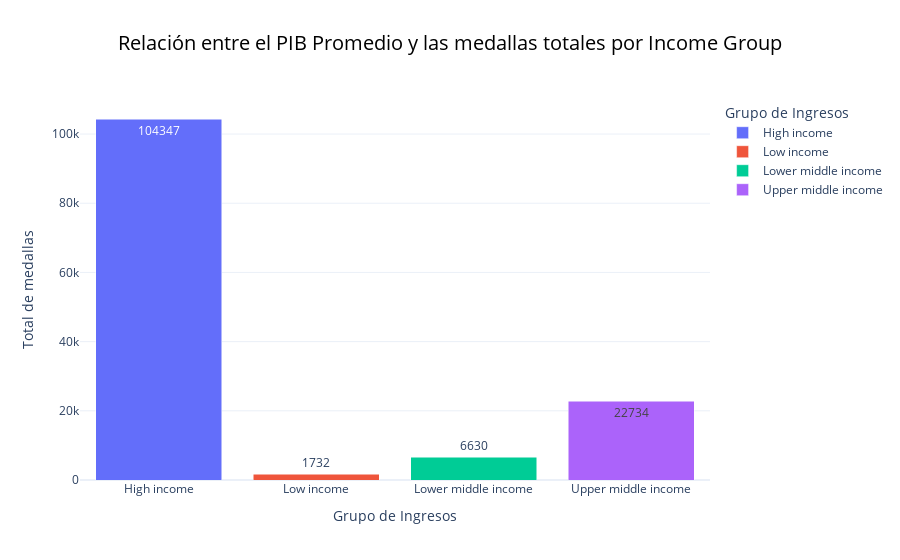

The cell this chart's notebook holds for it:
### Markdown cell above
Queremos analizar cómo el PIB afecta al rendimiento en los Juegos Olímpicos, análizando si los países con mayores PIB obtienen más medallas

### Code cell
pib_medallas = final_dataset_cleaned.groupby('Income Group', as_index=False).agg({
    'GDP': 'mean',
    'Medal': 'count'
}).rename(columns={'Medal': 'Total de medallas', 'GDP': 'Promedio PIB'})    #PIB y medallas

fig = px.bar(
    pib_medallas,
    x='Income Group',
    y='Total de medallas',
    color='Income Group',
    title='Relación entre el PIB Promedio y las medallas totales por Income Group',
    text='Total de medallas',
    barmode='stack',
    template='plotly_white'
)

fig.update_layout(
    title=dict(font=dict(size=20, color='black'), x=0.5),
    xaxis=dict(title='Grupo de Ingresos', titlefont=dict(size=14)),
    yaxis=dict(title='Total de medallas', titlefont=dict(size=14)),
    legend_title_text='Grupo de Ingresos'
)

fig.show()

### Figure 1 — Plotly figure (JSON) as saved in the notebook; plotly's stock layout.template omitted (floating-point values rounded to 4 significant figures)
{"data": [{"alignmentgroup": "True", "hovertemplate": "Income Group=%{x}<br>Total de medallas=%{text}<extra></extra>", "legendgroup": "High income", "marker": {"color": "#636efa", "pattern": {"shape": ""}}, "name": "High income", "offsetgroup": "High income", "orientation": "v", "showlegend": true, "text": [104347], "textposition": "auto", "type": "bar", "x": ["High income"], "xaxis": "x", "y": [104347], "yaxis": "y"}, {"alignmentgroup": "True", "hovertemplate": "Income Group=%{x}<br>Total de medallas=%{text}<extra></extra>", "legendgroup": "Low income", "marker": {"color": "#EF553B", "pattern": {"shape": ""}}, "name": "Low income", "offsetgroup": "Low income", "orientation": "v", "showlegend": true, "text": [1732], "textposition": "auto", "type": "bar", "x": ["Low income"], "xaxis": "x", "y": [1732], "yaxis": "y"}, {"alignmentgroup": "True", "hovertemplate": "Income Group=%{x}<br>Total de medallas=%{text}<extra></extra>", "legendgroup": "Lower middle income", "marker": {"color": "#00cc96", "pattern": {"shape": ""}}, "name": "Lower middle income", "offsetgroup": "Lower middle income", "orientation": "v", "showlegend": true, "text": [6630], "textposition": "auto", "type": "bar", "x": ["Lower middle income"], "xaxis": "x", "y": [6630], "yaxis": "y"}, {"alignmentgroup": "True", "hovertemplate": "Income Group=%{x}<br>Total de medallas=%{text}<extra></extra>", "legendgroup": "Upper middle income", "marker": {"color": "#ab63fa", "pattern": {"shape": ""}}, "name": "Upper middle income", "offsetgroup": "Upper middle income", "orientation": "v", "showlegend": true, "text": [22734], "textposition": "auto", "type": "bar", "x": ["Upper middle income"], "xaxis": "x", "y": [22734], "yaxis": "y"}], "layout": {"barmode": "stack", "legend": {"title": {"text": "Grupo de Ingresos"}, "tracegroupgap": 0}, "title": {"font": {"color": "black", "size": 20}, "text": "Relación entre el PIB Promedio y las medallas totales por Income Group", "x": 0.5}, "xaxis": {"anchor": "y", "categoryarray": ["High income", "Low income", "Lower middle income", "Upper middle income"], "categoryorder": "array", "domain": [0, 1], "title": {"font": {"size": 14}, "text": "Grupo de Ingresos"}}, "yaxis": {"anchor": "x", "domain": [0, 1], "title": {"font": {"size": 14}, "text": "Total de medallas"}}}}
